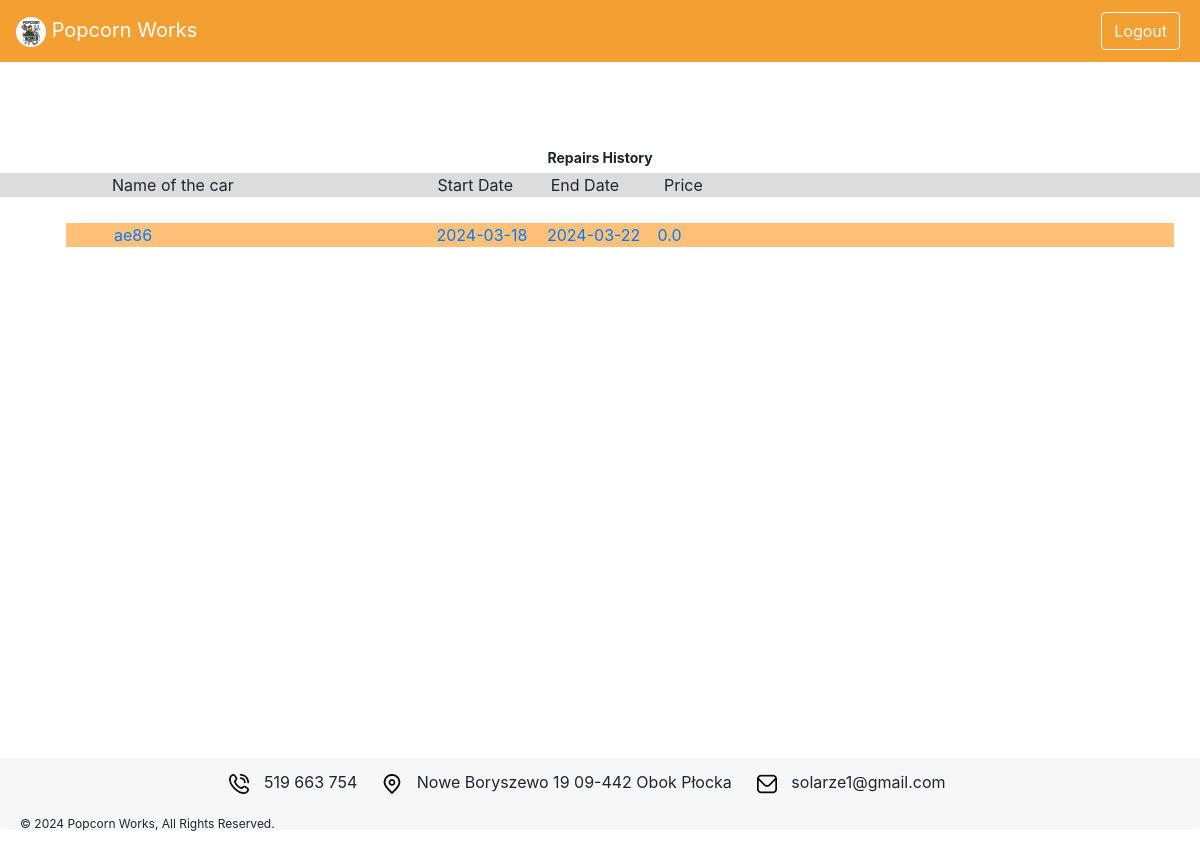
Screenshot of /customer/repairs (signed in) with the database file from the repository.
### models.py (models this page shows)
class Repair(Base):
    __tablename__ = "repair"
    id = Column(Integer, primary_key=True, index=True)
    car_name = Column(String)
    start_date = Column(String)
    end_date = Column(String)
    active = Column(Boolean, default=False)
    customer_id = Column(Integer, ForeignKey("user.id"))
    money = Column(Float, default=0.00)
    parts = relationship("PartsInRepair", back_populates="repair")

### routers/customer.py (the view)
@router.get("/", response_class=HTMLResponse)
async def customer_home_page(request: Request, db: Session = Depends(get_db)):
    redirection = check_user_role_and_redirect(request, db, 'customer')
    if redirection["is_needed"]:
        return redirection['redirection']
    user = get_current_user(request)
    customer_repairs = db.query(models.Repair).filter(
        models.Repair.customer_id == user['id']).all()
    return templates.TemplateResponse("customer.html", {"request": request,
                                                        "user": user,
                                                        "customer_repairs": customer_repairs})

### templates/repairs_customer.html (shortened to what this page needs)
{% include 'layout.html' %}
<div class="corner-title">Repairs History</div>
<div class="wrapper" style="background: gainsboro; padding-left: 7em;">
    <div style="display: inline-block; width: 29.5%; min-width: 200px;">Name of the car</div>
    <div style="display: inline-block; width: 10%; min-width: 100px;">Start Date</div>
    <div style="display: inline-block; width: 10%; min-width: 100px;">End Date</div>
    <div style="display: inline-block; width: 10%; min-width: 100px;">Price</div>
</div>
{% if customer_repairs %}
<div class="scrollable-mechanic-list">
    <ul>
        {% for repair in customer_repairs %}
        <li class="car_part_box " style="list-style: none; padding: 1em;">
            <a href="/customer/repairs/{{ repair.id }}">
                <div class="wrapper" style="background: #ffc078; padding-left: 3em;">
                    <div style="display: inline-block; width: 30%; min-width: 200px;">{{ repair.car_name }}</div>
                    <div style="display: inline-block; width: 10%; min-width: 100px;">{{ repair.start_date }}</div>
                    <div style="display: inline-block; width: 10%; min-width: 100px;">{{ repair.end_date }}</div>
                    <div style="display: inline-block; width: 10%; min-width: 100px;">{{ repair.money }}</div>
                </div>
            </a>
        </li>
        {% endfor %}
    </ul>
</div>
{% endif %}

### static/popcorn/css/base.css (style rules this page uses)
body { position: relative; background: #fafafa; color: #33333a; padding-top: 70px; }

### rows the page displays
Repair: car_name "ae86", start_date "2024-03-18", end_date "2024-03-22", money "0.0"
